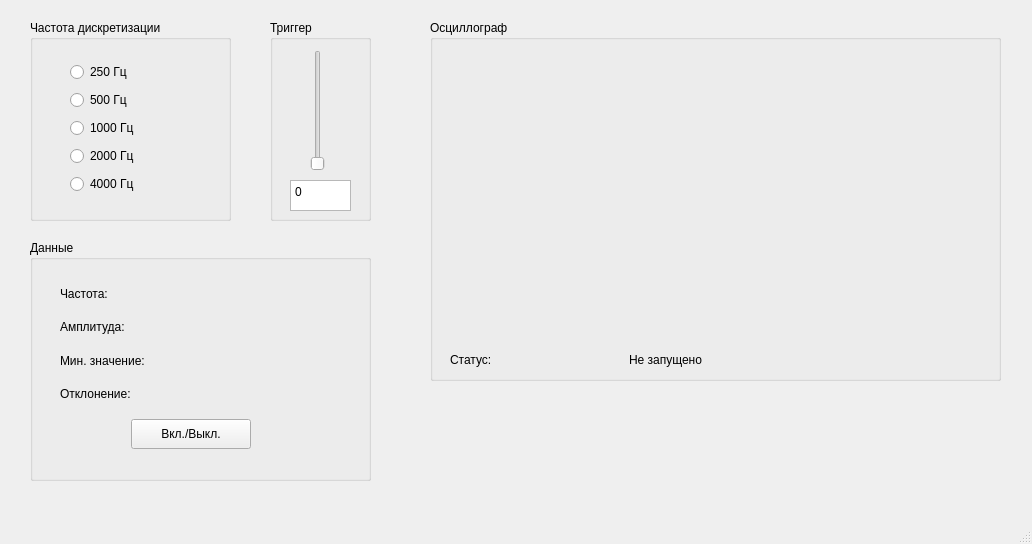
<?xml version="1.0" encoding="UTF-8"?>
<ui version="4.0">
 <class>MainWindow</class>
 <widget class="QMainWindow" name="MainWindow">
  <property name="geometry">
   <rect>
    <x>0</x>
    <y>0</y>
    <width>1032</width>
    <height>544</height>
   </rect>
  </property>
  <property name="windowTitle">
   <string>ADC</string>
  </property>
  <property name="windowIcon">
   <iconset>
    <normaloff>img/icon.png</normaloff>img/icon.png</iconset>
  </property>
  <widget class="QWidget" name="centralwidget">
   <widget class="QGroupBox" name="groupBox">
    <property name="geometry">
     <rect>
      <x>30</x>
      <y>20</y>
      <width>201</width>
      <height>201</height>
     </rect>
    </property>
    <property name="title">
     <string>Частота дискретизации</string>
    </property>
    <widget class="QWidget" name="layoutWidget">
     <property name="geometry">
      <rect>
       <x>40</x>
       <y>40</y>
       <width>98</width>
       <height>141</height>
      </rect>
     </property>
     <layout class="QVBoxLayout" name="verticalLayout_4">
      <item>
       <widget class="QRadioButton" name="btn250Hz">
        <property name="text">
         <string>250 Гц</string>
        </property>
       </widget>
      </item>
      <item>
       <widget class="QRadioButton" name="btn500Hz">
        <property name="text">
         <string>500 Гц</string>
        </property>
       </widget>
      </item>
      <item>
       <widget class="QRadioButton" name="btn1000Hz">
        <property name="text">
         <string>1000 Гц</string>
        </property>
       </widget>
      </item>
      <item>
       <widget class="QRadioButton" name="btn2000Hz">
        <property name="text">
         <string>2000 Гц</string>
        </property>
       </widget>
      </item>
      <item>
       <widget class="QRadioButton" name="btn4000Hz">
        <property name="text">
         <string>4000 Гц</string>
        </property>
       </widget>
      </item>
     </layout>
    </widget>
   </widget>
   <widget class="QGroupBox" name="groupBox_2">
    <property name="geometry">
     <rect>
      <x>270</x>
      <y>20</y>
      <width>101</width>
      <height>201</height>
     </rect>
    </property>
    <property name="title">
     <string>Триггер</string>
    </property>
    <widget class="QSlider" name="triggerSlider">
     <property name="geometry">
      <rect>
       <x>40</x>
       <y>30</y>
       <width>16</width>
       <height>121</height>
      </rect>
     </property>
     <property name="orientation">
      <enum>Qt::Vertical</enum>
     </property>
    </widget>
    <widget class="QTextEdit" name="trigger">
     <property name="geometry">
      <rect>
       <x>20</x>
       <y>160</y>
       <width>61</width>
       <height>31</height>
      </rect>
     </property>
     <property name="html">
      <string>&lt;!DOCTYPE HTML PUBLIC &quot;-//W3C//DTD HTML 4.0//EN&quot; &quot;http://www.w3.org/TR/REC-html40/strict.dtd&quot;&gt;
&lt;html&gt;&lt;head&gt;&lt;meta name=&quot;qrichtext&quot; content=&quot;1&quot; /&gt;&lt;meta charset=&quot;utf-8&quot; /&gt;&lt;style type=&quot;text/css&quot;&gt;
p, li { white-space: pre-wrap; }
hr { height: 1px; border-width: 0; }
li.unchecked::marker { content: &quot;\2610&quot;; }
li.checked::marker { content: &quot;\2612&quot;; }
&lt;/style&gt;&lt;/head&gt;&lt;body style=&quot; font-family:'Sans Serif'; font-size:9pt; font-weight:400; font-style:normal;&quot;&gt;
&lt;p style=&quot; margin-top:0px; margin-bottom:0px; margin-left:0px; margin-right:0px; -qt-block-indent:0; text-indent:0px;&quot;&gt;0&lt;/p&gt;&lt;/body&gt;&lt;/html&gt;</string>
     </property>
     <property name="overwriteMode">
      <bool>false</bool>
     </property>
     <property name="tabStopDistance">
      <double>80.000000000000000</double>
     </property>
     <property name="acceptRichText">
      <bool>true</bool>
     </property>
    </widget>
   </widget>
   <widget class="QGroupBox" name="groupBox_3">
    <property name="geometry">
     <rect>
      <x>30</x>
      <y>240</y>
      <width>341</width>
      <height>241</height>
     </rect>
    </property>
    <property name="title">
     <string>Данные</string>
    </property>
    <widget class="QWidget" name="layoutWidget">
     <property name="geometry">
      <rect>
       <x>30</x>
       <y>40</y>
       <width>261</width>
       <height>175</height>
      </rect>
     </property>
     <layout class="QVBoxLayout" name="verticalLayout_3">
      <item>
       <layout class="QVBoxLayout" name="verticalLayout_2">
        <item>
         <layout class="QVBoxLayout" name="verticalLayout">
          <item>
           <layout class="QHBoxLayout" name="horizontalLayout">
            <item>
             <widget class="QLabel" name="label_1">
              <property name="text">
               <string>Частота:</string>
              </property>
             </widget>
            </item>
            <item>
             <widget class="QLabel" name="reg_val">
              <property name="text">
               <string/>
              </property>
             </widget>
            </item>
           </layout>
          </item>
          <item>
           <layout class="QHBoxLayout" name="horizontalLayout_2">
            <item>
             <widget class="QLabel" name="label_2">
              <property name="text">
               <string>Амплитуда:</string>
              </property>
             </widget>
            </item>
            <item>
             <widget class="QLabel" name="high_voltage">
              <property name="text">
               <string/>
              </property>
             </widget>
            </item>
           </layout>
          </item>
          <item>
           <layout class="QHBoxLayout" name="horizontalLayout_5">
            <item>
             <widget class="QLabel" name="label_3">
              <property name="text">
               <string>Мин. значение:</string>
              </property>
             </widget>
            </item>
            <item>
             <widget class="QLabel" name="low_voltage">
              <property name="text">
               <string/>
              </property>
             </widget>
            </item>
           </layout>
          </item>
          <item>
           <layout class="QHBoxLayout" name="horizontalLayout_6">
            <item>
             <widget class="QLabel" name="label_4">
              <property name="text">
               <string>Отклонение:</string>
              </property>
             </widget>
            </item>
            <item>
             <widget class="QLabel" name="deviation">
              <property name="text">
               <string/>
              </property>
             </widget>
            </item>
           </layout>
          </item>
         </layout>
        </item>
        <item>
         <layout class="QHBoxLayout" name="horizontalLayout_4">
          <item>
           <spacer name="horizontalSpacer_2">
            <property name="orientation">
             <enum>Qt::Horizontal</enum>
            </property>
            <property name="sizeHint" stdset="0">
             <size>
              <width>20</width>
              <height>17</height>
             </size>
            </property>
           </spacer>
          </item>
          <item>
           <widget class="QPushButton" name="pushButton">
            <property name="minimumSize">
             <size>
              <width>120</width>
              <height>30</height>
             </size>
            </property>
            <property name="text">
             <string>Вкл./Выкл.</string>
            </property>
           </widget>
          </item>
          <item>
           <spacer name="horizontalSpacer">
            <property name="orientation">
             <enum>Qt::Horizontal</enum>
            </property>
            <property name="sizeHint" stdset="0">
             <size>
              <width>20</width>
              <height>42</height>
             </size>
            </property>
           </spacer>
          </item>
         </layout>
        </item>
       </layout>
      </item>
     </layout>
    </widget>
   </widget>
   <widget class="QGroupBox" name="groupBox_4">
    <property name="geometry">
     <rect>
      <x>430</x>
      <y>20</y>
      <width>571</width>
      <height>361</height>
     </rect>
    </property>
    <property name="title">
     <string>Осциллограф</string>
    </property>
    <widget class="QtCharts::QChartView" name="analog_signal" native="true">
     <property name="geometry">
      <rect>
       <x>20</x>
       <y>40</y>
       <width>531</width>
       <height>271</height>
      </rect>
     </property>
    </widget>
    <widget class="QWidget" name="layoutWidget">
     <property name="geometry">
      <rect>
       <x>20</x>
       <y>330</y>
       <width>351</width>
       <height>19</height>
      </rect>
     </property>
     <layout class="QHBoxLayout" name="horizontalLayout_3">
      <item>
       <widget class="QLabel" name="label">
        <property name="text">
         <string>Статус:</string>
        </property>
       </widget>
      </item>
      <item>
       <widget class="QLabel" name="status">
        <property name="text">
         <string>Не запущено</string>
        </property>
       </widget>
      </item>
     </layout>
    </widget>
   </widget>
   <widget class="QLabel" name="warning">
    <property name="geometry">
     <rect>
      <x>450</x>
      <y>390</y>
      <width>551</width>
      <height>31</height>
     </rect>
    </property>
    <property name="font">
     <font>
      <family>Sans Serif</family>
      <pointsize>12</pointsize>
      <italic>false</italic>
      <bold>true</bold>
      <underline>false</underline>
     </font>
    </property>
    <property name="text">
     <string/>
    </property>
   </widget>
  </widget>
  <widget class="QMenuBar" name="menubar">
   <property name="geometry">
    <rect>
     <x>0</x>
     <y>0</y>
     <width>1032</width>
     <height>22</height>
    </rect>
   </property>
  </widget>
  <widget class="QStatusBar" name="statusbar"/>
 </widget>
 <customwidgets>
  <customwidget>
   <class>QtCharts::QChartView</class>
   <extends>QWidget</extends>
   <header location="global">QtCharts/QChartView</header>
   <container>1</container>
  </customwidget>
 </customwidgets>
 <resources/>
 <connections/>
</ui>
